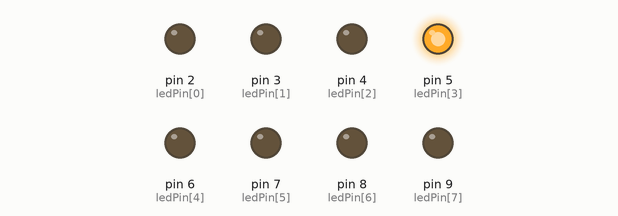
Bench run of a sketch on a simulated Arduino Uno, built with avr-gcc and run on an emulated ATmega328P. Parts: output pins drawn as LEDs (lit = HIGH). Random numbers use the default seed unless the sketch sets one.

Above: at 0.15 s.
At 6.76 s:
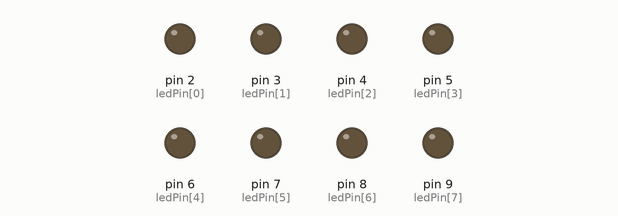
At 13.8 s:
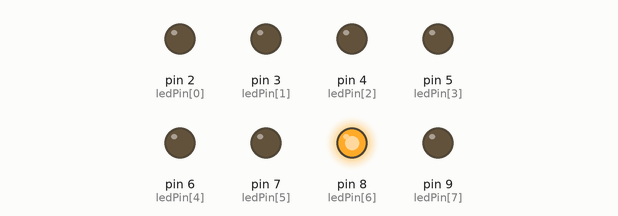
At 21.86 s:
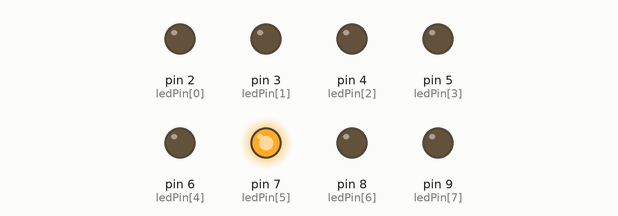
At 28.6 s:
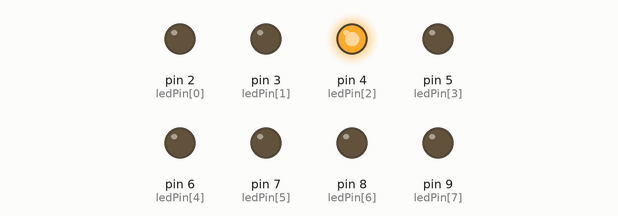
At 39.23 s:
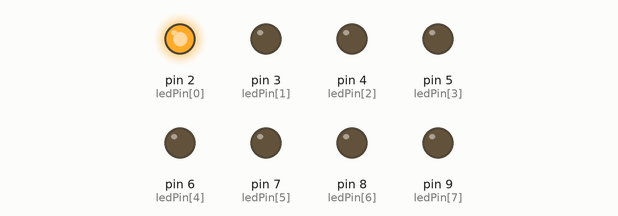
Timing chart, 0 to 40.0 s (numbered marks = the images above):
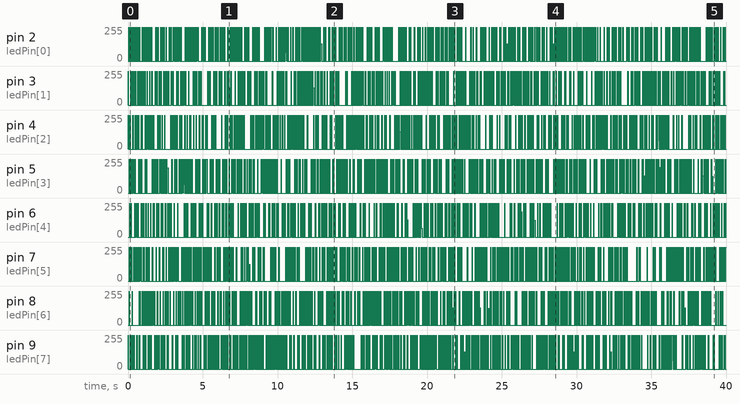

The sketch:

21022008_NguyenHuuTho_Tuan1_bai5_c_.ino
```cpp
byte ledPin[] = {2,3,4,5,6,7,8,9};
byte pinCount;
int i;
void setup() {
  pinCount = sizeof(ledPin);
  for(i=0;i<pinCount;i++){
    pinMode(ledPin[i], OUTPUT);
    digitalWrite(ledPin[i], LOW);
  }
}

void loop() {
  int valueRandom = random(pinCount);
  digitalWrite(ledPin[valueRandom], HIGH);
  delay(10);
  digitalWrite(ledPin[valueRandom], LOW);
}
```
